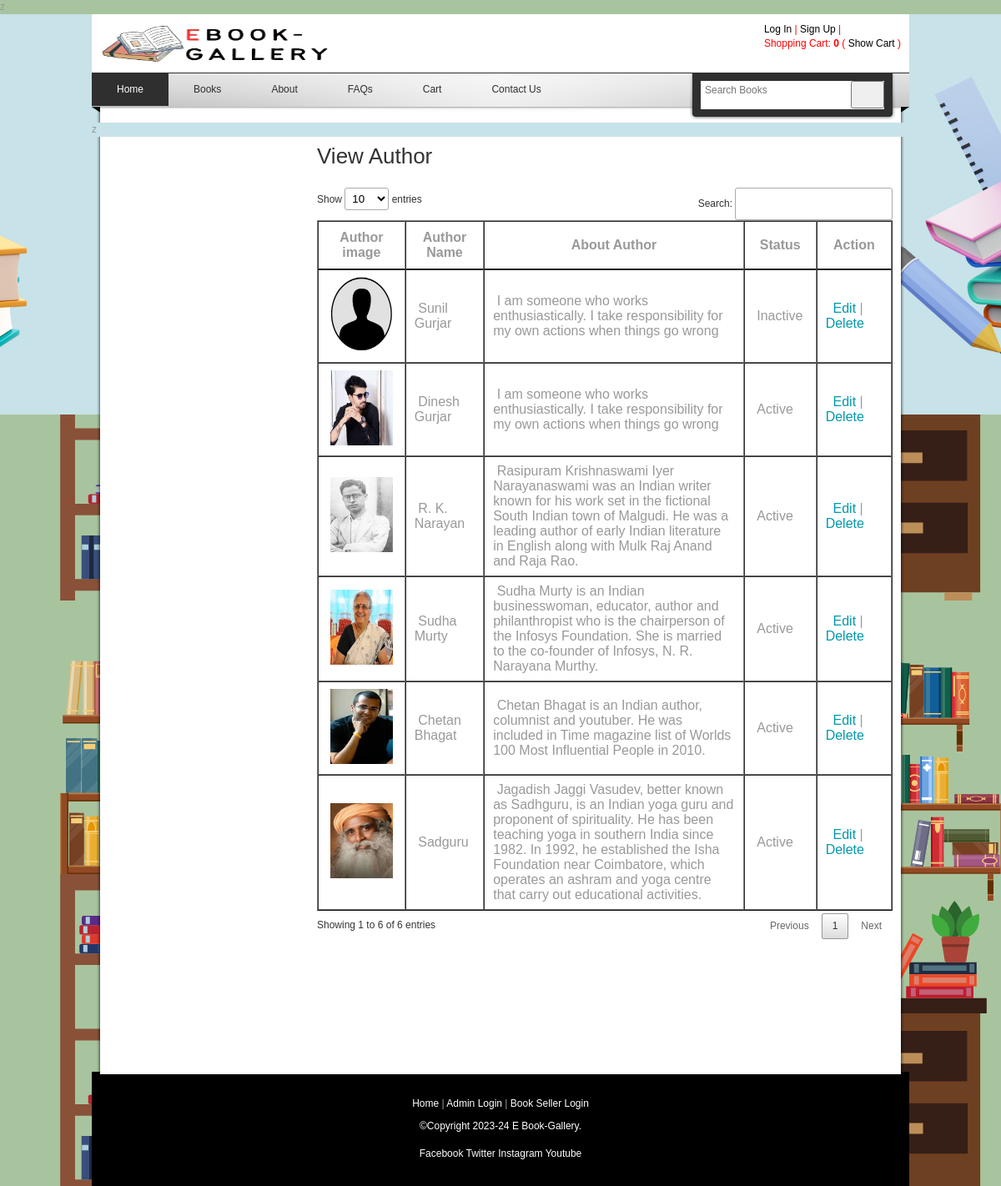
/viewauthor.php, run on the app's committed database.
### tables this page shows
CREATE TABLE `book_author` (
  `book_author_id` int(11) NOT NULL,
  `author_name` varchar(50) NOT NULL,
  `about_author` text NOT NULL,
  `author_img` varchar(255) NOT NULL,
  `author_status` varchar(20) NOT NULL
);

### viewauthor.php (the view, shortened to what this page needs)
<?php
include("header.php");
include("admin_sidebar.php");
?>
        <div id="content" class="float_r">
        	<h2>View Author </h2>
            <div >
            <form action="" method="post">
              <table id="myTable" width="100%"  border="1">
                <thead>
                  <tr>
                    <th scope="col">Author image</th>
                    <th scope="col">Author Name</th>
                    <th scope="col">About Author</th>
                    <th scope="col">Status</th>
                    <th scope="col">Action</th>
                  </tr>
                </thead>
                <tbody>
                <?php
                  $sql = "SELECT * FROM book_author";
                  $rsquery = mysqli_query($con,$sql);
                  while($rs = mysqli_fetch_array($rsquery))
                  {
                    if($rs['author_img'] == "")
                    {
                      $imgauthor = "images/default_image.jpg";
                    }
                    else if(file_exists("authorimage/" . $rs['author_img']))
                    {
                      $imgauthor = "authorimage/" . $rs['author_img'];
                    }
                    else
                    {
                      $imgauthor = "images/default_image.jpg";
                    }
                    echo "<tr>
                      <td>&nbsp;<img src='$imgauthor' style='height: 90px; width: 75px;'> </td>
                      <td>&nbsp;$rs[author_name]</td>
                      <td>&nbsp;$rs[about_author]</td>
                      <td>&nbsp;$rs[author_status]</td>
                      <td>&nbsp;
                          <a  href='author.php?editid=$rs[book_author_id]'>Edit </a>|
                          <a onclick='return yesno()' href='viewauthor.php?delid=$rs[book_author_id]'>Delete</a></td>
                      </tr>";
                  }
                ?>
              </tbody>
              </table>
              <p>&nbsp;</p>
            </form>
            </div>
          <div class="content_half float_r checkout"><br />
                <br />
          </div>
          <div class="cleaner h50"></div>
            <h3>&nbsp;</h3>
        </div>
    </div>
  <?php
  include("footer.php");
  ?>

### header.php (shortened to what this page needs)
<?php
$logopath = "images/ebookgellary-logo.png";
$logowidth = "275px";
$logoheight = "55px";
include("databaseconnection.php");
?>
<!DOCTYPE html PUBLIC "-//W3C//DTD XHTML 1.0 Transitional//EN" "http://www.w3.org/TR/xhtml1/DTD/xhtml1-transitional.dtd">
<html xmlns="http://www.w3.org/1999/xhtml">
<head>
	<link href="templatemo_style.css" rel="stylesheet" type="text/css" />
	<link rel="stylesheet" href="nivo-slider.css" type="text/css" media="screen" />
	<link rel="stylesheet" type="text/css" href="css/ddsmoothmenu.css" />
	<link rel="stylesheet" type="text/css" href="css/jquery.dataTables.min.css" />
</head>
<body>
	<div id="templatemo_body_wrapper">
		<div id="templatemo_wrapper">
			<div id="templatemo_header" style="background-color:#FFF">
				<div style="color:#F00;">
					<div>
						<a href="index.php"><img src="<?php echo $logopath; ?>" ALIGN="middle" style="width: <?php echo $logowidth; ?>;height:  <?php echo $logoheight; ?>;"></a>
						<span style="float: right;">
							<?php
							if (isset($_SESSION['loginid'])) {
								if ($_SESSION['logintype'] == "Administrator") {
									echo "<b><a href='logout.php'  style='color:#F00'>Logout</a></b>";
								} else if ($_SESSION['logintype'] == "bookseller") {
									echo "<b> <a href='changebooksellerprofile.php'  style='color:#F00'>My Account</a> <a href='logout.php'  style='color:#F00'>Logout</a></b>";
								} else {
									echo "<b><a href='changecustomerprofile.php'  style='color:#F00'>My Account</a> | <a href='logout.php'  style='color:#F00'>Logout</a></b>";
								}
							} else {
								echo "<b><a href='login.php' style='color:#000'>Log In</a></b> | ";
								echo "<b><a href='registration.php' style='color:#000'>Sign Up</a></b> | ";
							}
							?><br>
							Shopping Cart: <strong>
								<?php
								$sqlnocart = "SELECT * FROM purchase WHERE cust_id='" . $_SESSION['cid'] . "' AND purchasestatus='Pending'";
								$qsqlnocart = mysqli_query($con, $sqlnocart);
								$cartcount = mysqli_num_rows($qsqlnocart);
								if ($cartcount == 0) {
									echo 0;
								}
								?> </strong>
							( <a href="viewcart.php" style='color:#000'>Show Cart</a> )
						</span>
					</div>
				</div>
			</div>
			<div id="templatemo_menubar">
				<div id="top_nav" class="ddsmoothmenu">
					<ul>
						<li><a href="index.php" class="selected">Home</a></li>
						<li><a href="booklist.php">Books</a>
						</li>
						<li><a href="about.php">About</a></li>
						<li><a href="faqs.php">FAQs</a></li>
						<li><a href="viewcart.php">Cart</a></li>
						<li><a href="contact.php">Contact Us</a></li>
					</ul>
					<br style="clear: left" />
				</div>
				<div id="templatemo_search">
					<form action="booklist.php" method="get">
						<input type="text" value="" name="keyword" placeholder="Search Books" id="keyword" title="keyword" onfocus="clearText(this)" onblur="clearText(this)" class="txt_field" />
						<input type="submit"  name="Search" value=" " alt="Search" id="searchbutton" title="Search" class="sub_btn" />
					</form>
				</div>
			</div>

### databaseconnection.php (shortened to what this page needs)
?>z

### admin_sidebar.php (shortened to what this page needs)
<?php
include("databaseconnection.php");
?>
    <div id="templatemo_main">

### footer.php
   <div id="templatemo_footer" >
    	<p><a href="index.php">Home</a>
		<?php
		if(!isset($_SESSION['loginid']) && !isset($_SESSION['seller_id']))
		{
		?>
		 |  <a href="adminlogin.php">Admin Login</a> | <a href="booksellerlogin.php">Book Seller Login</a>
		<?php
		}
		?>
		</p>
    	<span style="color: white;">©Copyright 2023-24 E Book-Gallery.</span><br><br>
      <a href="https://facebook.com" target="_blank"> Facebook </a>
      <a href="https://twitter.com" target="_blank">  Twitter </a>
	  <a href="https://www.instagram.com" target="_blank">  Instagram </a>
	  <a href="https://www.C.com/" target="_blank"> Youtube </a>
    </div>
</div>
</div>
</body>
</html>

### templatemo_style.css (style rules this page uses)
body { margin: 0; padding: 0; color: #999; font-family: Tahoma, Geneva, sans-serif; font-size: 12px; line-height: 1.4em; background-color: #665f5f; background-repeat: repeat; background-image: url(images/templatemo_body.jpg) }
a, a:link, a:visited { color: #0299aa; font-weight: normal; text-decoration: none }
p { margin: 0 0 10px 0; padding: 0; }
img { border: none; }
h1, h2, h3, h4, h5, h6 { color: #333; font-weight: normal; }
h2 { font-size: 26px; margin: 0 0 25px; padding: 5px 0 }
h3 { font-size: 20px; margin: 0 0 20px; padding: 0; }
.cleaner { clear: both }
.h50 { height: 50px }
.float_r { float: right }
#templatemo_body_wrapper { width: 100%; background: url(images/templatemo_body_top.jpg) repeat-x top }
#templatemo_wrapper { width: 980px; margin: 0 auto; }
#templatemo_header { width: 960px; height: 50px; padding: 10px 10px; }
#templatemo_menubar { width: 980px; height: 60px; background: url(images/templatemo_menubar.png) no-repeat; }
#templatemo_main { width: 940px; padding: 10px 20px; background: url(images/templatemo_main_bg.png) repeat-y }
#content { width: 690px }
#templatemo_footer { width: 960px; padding: 30px 10px; text-align: center; background: url(images/templatemo_footer.png) no-repeat top }
#templatemo_search { float: right; margin: 10px 30px 0; width: 220px; height: 34px; background-color: #FFF; }
#templatemo_search form { margin: 0; padding: 0; }
#templatemo_search .txt_field { float: left; display: block; height: 22px; line-height: 22px; width: 170px; color: #999; font-size: 12px; padding: 5px; font-variant: normal; border: none; background: none; }
#templatemo_search .sub_btn { float: right; display: block; color: #b42c2c; height: 33px; width: 40px; font-size: 11px; font-weight: 700; line-height: 26px; cursor: pointer; }
.content_half { width: 320px }
#templatemo_footer { color: #999; background-color: black; }
#templatemo_footer a { color: #fff; }

### css/ddsmoothmenu.css (style rules this page uses)
.ddsmoothmenu { float: left; }
.ddsmoothmenu ul { z-index:100; margin: 0; padding: 0; list-style-type: none; }
.ddsmoothmenu ul li { position: relative; display: inline; float: left; }
.ddsmoothmenu ul li a { display: block; padding: 0 30px; height: 40px; line-height: 40px; font-size: 12px; color: #2f2f2f; text-decoration: none; outline: none; text-align: center; }
.ddsmoothmenu ul li a.selected, .ddsmoothmenu ul li a:hover { color: #fff; background: #2f2f2f; }

### header.php (style rules this page uses)
input, select { line-height: 2em; }

### data on the page
book_author: shows a picture, author_name "Sunil Gurjar", about_author "I am someone who works enthusiastically. I take responsibility for my own actions when things go wrong", author_status "Inactive"
book_author: author_img (picture), author_name "Dinesh Gurjar", about_author "I am someone who works enthusiastically. I take responsibility for my own actions when things go wrong", author_status "Active"
book_author: author_img (picture), author_name "R. K. Narayan", about_author "Rasipuram Krishnaswami Iyer Narayanaswami was an Indian writer known for his work set in the fictional South Indian town of Malgudi. He was a leading author of early Indian literature in English along with Mulk Raj Anand and Raja Rao.", author_status "Active"
book_author: author_img (picture), author_name "Sudha Murty", about_author "Sudha Murty is an Indian businesswoman, educator, author and philanthropist who is the chairperson of the Infosys Foundation. She is married to the co-founder of Infosys, N. R. Narayana Murthy.", author_status "Active"
book_author: author_img (picture), author_name "Chetan Bhagat", about_author "Chetan Bhagat is an Indian author, columnist and youtuber. He was included in Time magazine list of Worlds 100 Most Influential People in 2010.", author_status "Active"
book_author: author_img (picture), author_name "Sadguru", about_author "Jagadish Jaggi Vasudev, better known as Sadhguru, is an Indian yoga guru and proponent of spirituality. He has been teaching yoga in southern India since 1982. In 1992, he established the Isha Foundation near Coimbatore, which operates an ashram and yoga centre that carry out educational activities.", author_status "Active"
